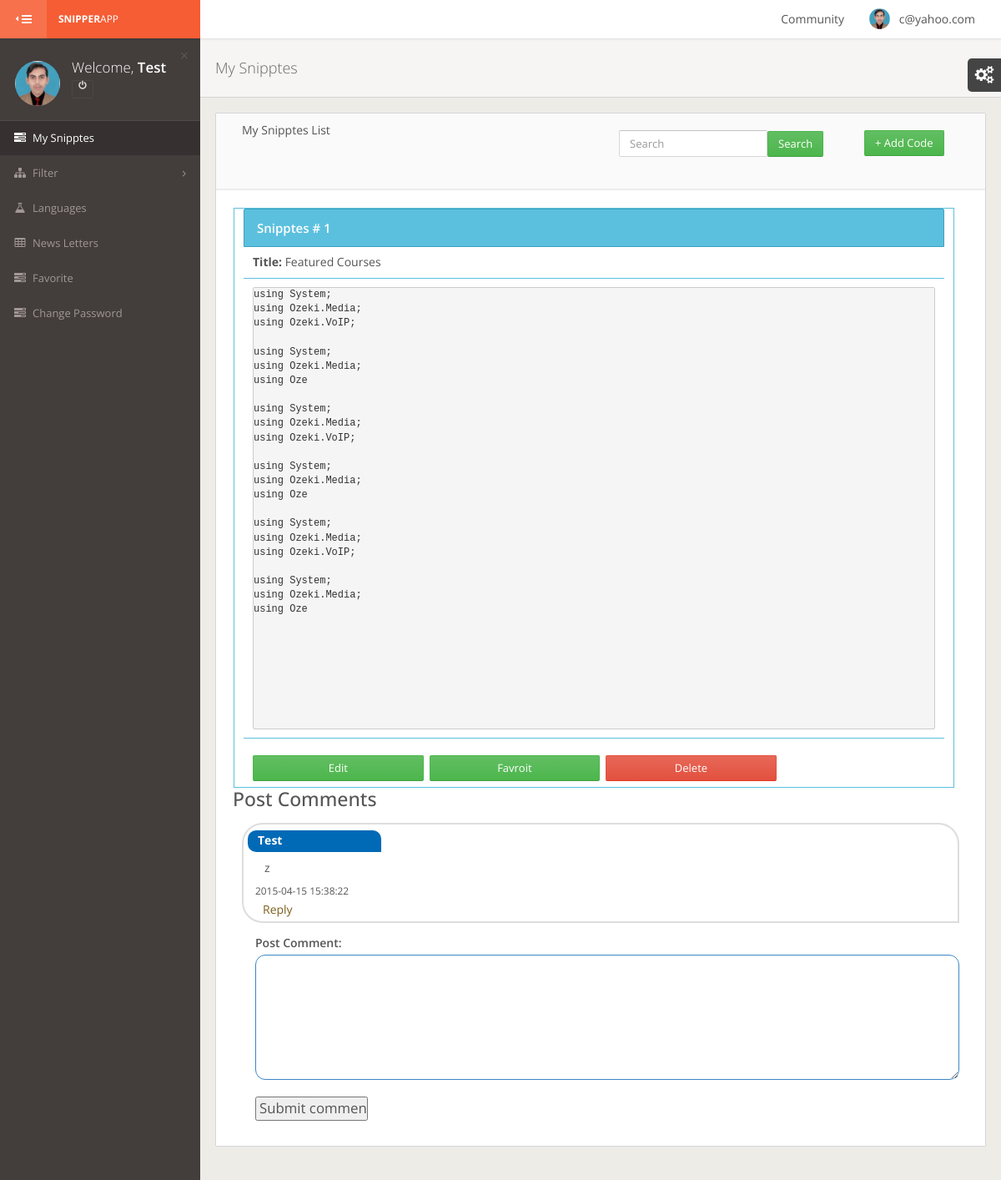
Page /User/mysnipptes_detail.php?snipid=8 (signed in) on the committed database.
### tables this page shows
CREATE TABLE IF NOT EXISTS `uprofile` (
  `id` int(11) NOT NULL auto_increment,
  `fname` varchar(100) NOT NULL,
  `name` varchar(100) NOT NULL,
  `email` varchar(100) NOT NULL,
  `Password` varchar(100) NOT NULL,
  `birthday` varchar(100) NOT NULL,
  `Country` varchar(100) NOT NULL,
  `Location` varchar(100) NOT NULL,
  `contact` text NOT NULL,
  `gender` varchar(10) NOT NULL,
  `photo` text NOT NULL,
  `status` varchar(100) NOT NULL default 'a',
  PRIMARY KEY  (`id`)
);

CREATE TABLE IF NOT EXISTS `addsnippts` (
  `sniptsid` int(11) NOT NULL auto_increment,
  `title` varchar(250) NOT NULL,
  `user` varchar(250) NOT NULL,
  `languages` varchar(250) NOT NULL,
  `description` text NOT NULL,
  `date` timestamp NOT NULL default CURRENT_TIMESTAMP on update CURRENT_TIMESTAMP,
  `snippts_status` varchar(20) NOT NULL default 'A',
  `gernal_status` varchar(30) NOT NULL,
  PRIMARY KEY  (`sniptsid`)
);

CREATE TABLE IF NOT EXISTS `threaded_comments` (
  `id` int(11) NOT NULL auto_increment,
  `author` varchar(40) NOT NULL,
  `comment` text NOT NULL,
  `created_at` timestamp NOT NULL default CURRENT_TIMESTAMP on update CURRENT_TIMESTAMP,
  `parent_id` varchar(50) NOT NULL,
  `SaleProductId` int(11) NOT NULL,
  `BuyProductId` int(11) NOT NULL,
  `JobProduct` int(11) NOT NULL,
  `ServiceProduct` int(11) NOT NULL,
  PRIMARY KEY  (`id`)
);

### User/mysnipptes_detail.php (the view, shortened to what this page needs)
<?php include "header.php";
$snipDetailID = $_GET['snipid'];
$select ="select * from addsnippts where user = '$UserSessions' and sniptsid ='$snipDetailID' order by sniptsid DESC";
$res  =  mysql_query($select);
 ?>
   <div id="content-wrapper">
		<div class="page-header">
			<h1>My Snipptes</h1>
		</div>
		<div class="row">
			<div class="col-sm-12">
				<div class="panel">
					<div class="panel-heading">
						<div class="col-xs-6">My Snipptes List</div>
                        <div class="col-xs-4">
                        		<form name="SearchForm" class="navbar-form pull-left" action="mysnipptes_search.php" method="post">
									<input type="text" name="search" class="form-control searchEquil" placeholder="Search"><input class="btn btn btn-success btn-md" type="submit" name="SearchForm" value="Search" />
								</form>
                               </div>
                        <div class="col-xs-2" style="margin-bottom:1px; display:block;">
            				<form name="#" class="navbar-form pull-left">
                            <a class="btn btn-success btn-md" href="addSnipts.php">+ Add Code</a>
                            </form>
                        </div>
                        <span class="panel-title"> &nbsp;</span>
					</div>
					<div class="panel-body">
<?php
while($row=mysql_fetch_array($res))
{
$sr = 1;
	$codefull = $row['description'];
	 ?>
<div class="col-xs-12 bord2">
    <div class="table-info">
        <div class="table-header">
            <div class="table-caption">
                Snipptes # <?php echo $sr; ?>
            </div>
        </div>
        <div class="col-xs-12 bordbottom"><b>Title:&nbsp;</b><?php echo $row['title']; ?></div>
        <div class="col-xs-12 bordbottom" id="snipDetails"><pre><?php echo $codefull ?></pre></div>
        <div class="col-xs-12 bordbottom bordnone"></div>
        <div class="col-xs-12">
            <div class="col-xs-3 btn btn-success marginright"><a href="mysnipptes_detail_edit.php?id=<?php echo $row['sniptsid'] ;?>&userid=<?php echo $UserSessions;?>">Edit</a></div>
            <div class="col-xs-3 btn btn-success marginright"><a href="favorite.php?snipid=<?php echo $row['sniptsid'] ;?>&userid=<?php echo $UserSessions;?>">Favroit</a></div>
            <div class="col-xs-3 btn btn-danger marginright"><a onClick="return confirm('Are you sure to delete this record ?');" href="Delstnipts.php?id=<?php  echo $row['sniptsid'];?>">Delete</a></div>
        </div>
      </div>
</div>
<?php } ?>
<h3>Post Comments</h3>
<?php
include "comment_function.php";
?>
<link href="../css/comment_style.css" rel="stylesheet" type="text/css" />
<div class="col-xs-12" style="">
<ul>
<?php
$snipid = $_GET['snipid'];
$q = "SELECT * FROM threaded_comments WHERE parent_id = 0 AND BuyProductId='$snipid' order by id desc";
$r = mysql_query($q);
while($row = mysql_fetch_assoc($r)):
 getComments($row);
endwhile;
?>
</ul>
<form id="comment_form" action="post_comment_buy.php" method='post'>
 <label for="comment_body">Post Comment:</label>
 <textarea name="comment_body" id='comment_body'></textarea>
 <div id='submit_button'>
  <input type="submit" value="Submit comment"/>
 </div>
</form>
</div>
					</div>
				</div>
							</div>
						</div>
</div>
<?php include "footer.php"; ?>

### User/header.php (shortened to what this page needs)
<?php
$UserSessions	= $_SESSION['user_sess'];
$querySesion   =  "SELECT * FROM uprofile WHERE email = '$UserSessions'";
$resSesion   =  mysql_query($querySesion) or die(mysql_error());
while($rowSesion  =  mysql_fetch_array($resSesion))
{
  $UserFirstName    = $rowSesion['fname'];
  $MyPhoto        = $rowSesion['photo'];
}
?>
<!DOCTYPE html>
 <html class="gt-ie8 gt-ie9 not-ie">
<head>
	<link href="assets/stylesheets/bootstrap.min.css" rel="stylesheet" type="text/css">
	<link href="assets/stylesheets/landerapp.min.css" rel="stylesheet" type="text/css">
	<link href="assets/stylesheets/widgets.min.css" rel="stylesheet" type="text/css">
	<link href="assets/stylesheets/rtl.min.css" rel="stylesheet" type="text/css">
	<link href="assets/stylesheets/themes.min.css" rel="stylesheet" type="text/css">
</head>
<body class="theme-default main-menu-animated">
<div id="main-wrapper">
	<div id="main-navbar" class="navbar navbar-inverse" role="navigation">
		<button type="button" id="main-menu-toggle"><i class="navbar-icon fa fa-bars icon"></i><span class="hide-menu-text">HIDE MENU</span></button>
		<div class="navbar-inner">
			<div class="navbar-header">
				<a href="profile.php" class="navbar-brand">
					<strong>Snipper</strong>App
				</a>
			</div>
			<div id="main-navbar-collapse" class="collapse navbar-collapse main-navbar-collapse">
				<div>
					<div class="right clearfix">
                        <ul class="nav navbar-nav pull-right right-navbar-nav">
							<li class="dropdown">
								<a href="#" class="dropdown-toggle user-menu" data-toggle="dropdown">
									<img src="<?php echo '../'.$MyPhoto;?>" alt="<?php echo '../'.$MyPhoto;?>">
									<span><?php echo $_SESSION['user_sess']; ?></span>
								</a>
							</li>
						</ul>
                        <ul class="nav navbar-nav pull-right right-navbar-nav">
							<li class="dropdown">
								<a href="community.php">
									<span><?php echo 'Community' ?></span>
								</a>
							</li>
						</ul>
					</div>
				</div>
			</div>
		</div>
	</div>
	<div id="main-menu" role="navigation">
		<div id="main-menu-inner">
			<div class="menu-content top" id="menu-content-demo">
				<div>
					<div class="text-bg"><span class="text-slim">Welcome,</span> <span class="text-semibold"><?php echo $UserFirstName ?></span></div>
					<img src="<?php echo '../'.$MyPhoto;?>" alt="" class="">
					<div class="btn-group">
						<a name="logout" title="logout" href="../logout.php" class="btn btn-xs btn-danger btn-outline dark"><i class="fa fa-power-off"></i></a>
					</div>
					<a href="#" class="close">&times;</a>
				</div>
			</div>
			<ul class="navigation">
				<li class="active">
					<a href="mysnipptes.php"><i class="menu-icon fa fa-tasks"></i><span class="mm-text">My Snipptes</span></a>
				</li>
                <li class="mm-dropdown">
					<a href="#"><i class="menu-icon fa fa-sitemap"></i><span class="mm-text">Filter</span></a>
				</li>
				<li>
					<a href="languages.php"><i class="menu-icon fa fa-flask"></i><span class="mm-text">Languages</span></a>
				</li>
				<li>
					<a href="#"><i class="menu-icon fa fa-table"></i><span class="mm-text">News Letters</span></a>
				</li>
				<li>
					<a href="faveret.php"><i class="menu-icon fa fa-tasks"></i><span class="mm-text">Favorite</span></a>
				</li>
				<li>
					<a href="change_password.php"><i class="menu-icon fa fa-tasks"></i><span class="mm-text">Change Password</span></a>
				</li>
			</ul>
		</div>
	</div>

### User/comment_function.php (shortened to what this page needs)
<?php
function getComments($row) {
 echo "<li class='comment'>";
 echo "<div class='aut'>".$row['author']."</div>";
 echo "<div class='commentbody'>".$row['comment']."</div>";
 echo "<div class='timestamp'>".$row['created_at']."</div>";
 echo "<a href='#comment_form' class='reply' id='".$row['id']."'>Reply</a>";
 echo "</li>";
}
?>

### css/comment_style.css (style rules this page uses)
.btn { color:fff !important; }
html, body, div, h1, h2, h3, h4, h5, h6, ul, ol, dl, li, dt, dd, p, blockquote, pre, form, fieldset, table, th, td { margin: 0; padding: 0; }
body { font-size: 14px; line-height:1.3em; }
a, a:visited { outline:none; color:#7d5f1e; }
.comment { padding:5px; border:2px solid #DDDDDD; margin-top:15px; list-style:none; border-radius:25px 25px 0px 25px; }
.aut { background-color: #006ab6; border-radius: 10px 10px 0; color: #ffffff; font-weight: bold; height: 26px; margin: 2px 0 0; padding: 3px 0 0 12px; width: 160px; }
.timestamp { font-size: 85%; margin: 9px 0px 5px 9px; }
#comment_form { margin-top:15px; margin-left: 16px; }
.reply { margin: 0px 0px 0px 18px ; }
#comment_form input { font-size:1.2em; margin:0 0 10px; padding:3px; display:block; width:100%; }
#comment_body { border: 1px solid #3D86C5; border-radius: 12px; display: block; padding:10px !important; height: 150px; width: 100%; }
#submit_button { clear: both; margin-top: 20px; text-align: center; width: 16%; }
.commentbody { margin: 10px 5px 5px 20px; }

### User/header.php (style rules this page uses)
.bordbottom { border-bottom: 1px solid #5bc0de; padding: 10px 0; }
.bordnone { border:none !important; }
.marginright { margin-right:7px !important; margin-bottom:7px !important; }
.marginright a { color:#fff !important; }
.bordbottom pre { height: 127px; max-height: 128px; }
#snipDetails pre { height: 530px !important; min-height: 530px !important; }
.bord2 { border: 1px solid #5bc0de; height: auto !important; margin: 1px; max-height: auto; width: 98% !important; }

### rows in the picture
uprofile: photo (picture), fname "Test"
addsnippts: sr "1", title "Featured Courses", description "using System; using Ozeki.Media; using Ozeki.VoIP; using System; using Ozeki.Media; using Oze using System; using Ozeki.Media; using Ozeki.VoIP; using System; using Ozeki.Media; using Oze using System; using Ozeki.Media; using Ozeki.VoIP; using System; using Ozeki.Media; using Oze"
threaded_comments: author "Test", comment "z", created_at "2015-04-15 15:38:22"

### other values in the picture
$_SESSION['user_sess'] "c@yahoo.com"
